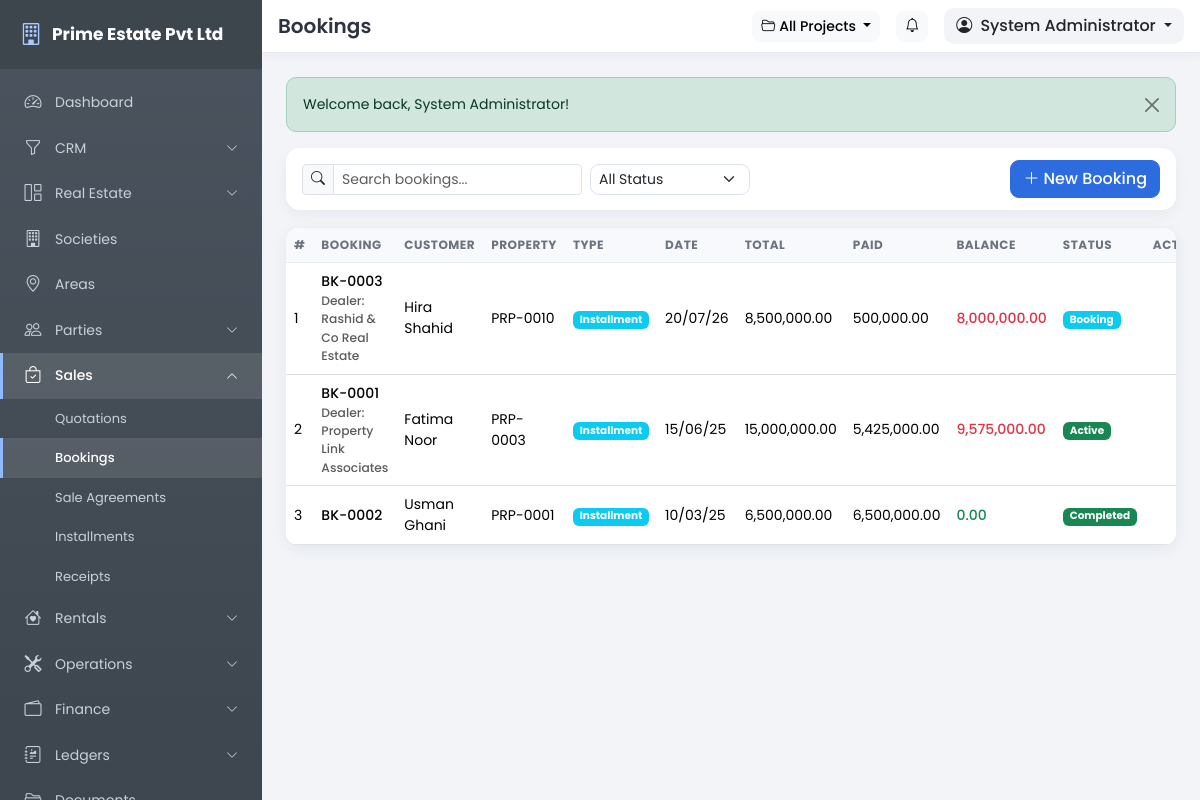
Page /pages/bookings.php (signed in) on the committed database.
### tables this page shows
CREATE TABLE IF NOT EXISTS users (
  id INT UNSIGNED NOT NULL AUTO_INCREMENT,
  role_id INT UNSIGNED NOT NULL,
  branch_id INT UNSIGNED DEFAULT NULL,
  username VARCHAR(80) NOT NULL,
  password VARCHAR(255) NOT NULL,
  full_name VARCHAR(150) NOT NULL,
  email VARCHAR(120) DEFAULT NULL,
  phone VARCHAR(40) DEFAULT NULL,
  photo VARCHAR(255) DEFAULT NULL,
  status TINYINT(1) NOT NULL DEFAULT 1,
  last_login DATETIME DEFAULT NULL,
  remember_token VARCHAR(64) DEFAULT NULL,
  created_date DATE NOT NULL,
  created_time TIME NOT NULL,
  updated_date DATE NOT NULL,
  updated_time TIME NOT NULL,
  PRIMARY KEY (id),
  UNIQUE KEY uq_users_username (username),
  KEY idx_users_role (role_id),
  CONSTRAINT fk_users_role FOREIGN KEY (role_id) REFERENCES roles (id) ON DELETE CASCADE
);

CREATE TABLE IF NOT EXISTS bookings (
  id INT UNSIGNED NOT NULL AUTO_INCREMENT,
  booking_no VARCHAR(40) NOT NULL,
  quotation_id INT UNSIGNED DEFAULT NULL,
  property_id INT UNSIGNED NOT NULL,
  customer_id INT UNSIGNED NOT NULL,
  dealer_id INT UNSIGNED DEFAULT NULL,
  booking_date DATE NOT NULL,
  sale_type ENUM('cash','installment','cash_installment') NOT NULL DEFAULT 'installment',
  total_price DECIMAL(14,2) NOT NULL DEFAULT 0.00,
  discount DECIMAL(12,2) NOT NULL DEFAULT 0.00,
  token_amount DECIMAL(12,2) NOT NULL DEFAULT 0.00,
  booking_amount DECIMAL(12,2) NOT NULL DEFAULT 0.00,
  possession_charges DECIMAL(12,2) NOT NULL DEFAULT 0.00,
  transfer_charges DECIMAL(12,2) NOT NULL DEFAULT 0.00,
  installment_plan ENUM('monthly','quarterly','half_yearly','yearly','lump_sum') NOT NULL DEFAULT 'monthly',
  installment_years INT NOT NULL DEFAULT 1,
  installment_months INT NOT NULL DEFAULT 12,
  status ENUM('booking','active','completed','cancelled') NOT NULL DEFAULT 'booking',
  created_date DATE NOT NULL,
  created_time TIME NOT NULL,
  updated_date DATE NOT NULL,
  updated_time TIME NOT NULL,
  PRIMARY KEY (id),
  UNIQUE KEY uq_booking_no (booking_no),
  KEY idx_book_property (property_id),
  KEY idx_book_customer (customer_id),
  CONSTRAINT fk_book_property FOREIGN KEY (property_id) REFERENCES properties (id) ON DELETE CASCADE,
  CONSTRAINT fk_book_customer FOREIGN KEY (customer_id) REFERENCES customers (id) ON DELETE CASCADE
);

CREATE TABLE IF NOT EXISTS dealers (
  id INT UNSIGNED NOT NULL AUTO_INCREMENT,
  dealer_no VARCHAR(40) NOT NULL,
  full_name VARCHAR(180) NOT NULL,
  cnic VARCHAR(40) DEFAULT NULL,
  phone VARCHAR(40) DEFAULT NULL,
  whatsapp VARCHAR(40) DEFAULT NULL,
  email VARCHAR(120) DEFAULT NULL,
  address VARCHAR(255) DEFAULT NULL,
  dealer_type ENUM('dealer','agent') NOT NULL DEFAULT 'dealer',
  commission_rate DECIMAL(6,2) NOT NULL DEFAULT 0.00,
  status TINYINT(1) NOT NULL DEFAULT 1,
  created_date DATE NOT NULL,
  created_time TIME NOT NULL,
  updated_date DATE NOT NULL,
  updated_time TIME NOT NULL,
  PRIMARY KEY (id),
  UNIQUE KEY uq_dealers_no (dealer_no)
);

CREATE TABLE IF NOT EXISTS customers (
  id INT UNSIGNED NOT NULL AUTO_INCREMENT,
  customer_no VARCHAR(40) NOT NULL,
  full_name VARCHAR(180) NOT NULL,
  cnic VARCHAR(40) DEFAULT NULL,
  passport_no VARCHAR(60) DEFAULT NULL,
  phone VARCHAR(40) DEFAULT NULL,
  whatsapp VARCHAR(40) DEFAULT NULL,
  email VARCHAR(120) DEFAULT NULL,
  address VARCHAR(255) DEFAULT NULL,
  city_id INT UNSIGNED DEFAULT NULL,
  nominee_name VARCHAR(180) DEFAULT NULL,
  nominee_cnic VARCHAR(40) DEFAULT NULL,
  nominee_relation VARCHAR(60) DEFAULT NULL,
  photo VARCHAR(255) DEFAULT NULL,
  status TINYINT(1) NOT NULL DEFAULT 1,
  created_date DATE NOT NULL,
  created_time TIME NOT NULL,
  updated_date DATE NOT NULL,
  updated_time TIME NOT NULL,
  PRIMARY KEY (id),
  UNIQUE KEY uq_customers_no (customer_no),
  KEY idx_customers_city (city_id)
);

CREATE TABLE IF NOT EXISTS properties (
  id INT UNSIGNED NOT NULL AUTO_INCREMENT,
  property_no VARCHAR(40) NOT NULL,
  file_no VARCHAR(60) DEFAULT NULL,
  plot_no VARCHAR(60) DEFAULT NULL,
  house_no VARCHAR(60) DEFAULT NULL,
  apartment_no VARCHAR(60) DEFAULT NULL,
  office_no VARCHAR(60) DEFAULT NULL,
  shop_no VARCHAR(60) DEFAULT NULL,
  warehouse_no VARCHAR(60) DEFAULT NULL,
  factory_no VARCHAR(60) DEFAULT NULL,
  farm_house_no VARCHAR(60) DEFAULT NULL,
  hall_no VARCHAR(60) DEFAULT NULL,
  project_id INT UNSIGNED DEFAULT NULL,
  block_id INT UNSIGNED DEFAULT NULL,
  road_id INT UNSIGNED DEFAULT NULL,
  street_id INT UNSIGNED DEFAULT NULL,
  property_type_id INT UNSIGNED DEFAULT NULL,
  property_category_id INT UNSIGNED DEFAULT NULL,
  owner_id INT UNSIGNED DEFAULT NULL,
  customer_id INT UNSIGNED DEFAULT NULL,
  size_value DECIMAL(10,2) NOT NULL DEFAULT 0.00,
  size_unit ENUM('marla','kanal','sqft','sqy') NOT NULL DEFAULT 'marla',
  status ENUM('available','booked','reserved','sold','transferred','rental','occupied','vacant') NOT NULL DEFAULT 'available',
  corner TINYINT(1) NOT NULL DEFAULT 0,
  main_boulevard TINYINT(1) NOT NULL DEFAULT 0,
  park_facing TINYINT(1) NOT NULL DEFAULT 0,
  sale_price DECIMAL(14,2) NOT NULL DEFAULT 0.00,
  rent_amount DECIMAL(12,2) NOT NULL DEFAULT 0.00,
  extra_charges DECIMAL(12,2) NOT NULL DEFAULT 0.00,
  possession_status ENUM('pending','in_progress','completed') NOT NULL DEFAULT 'pending',
  possession_date DATE DEFAULT NULL,
  description TEXT DEFAULT NULL,
  created_date DATE NOT NULL,
  created_time TIME NOT NULL,
  updated_date DATE NOT NULL,
  updated_time TIME NOT NULL,
  PRIMARY KEY (id),
  UNIQUE KEY uq_properties_no (property_no),
  KEY idx_prop_project (project_id),
  KEY idx_prop_type (property_type_id),
  KEY idx_prop_status (status),
  CONSTRAINT fk_prop_project FOREIGN KEY (project_id) REFERENCES projects (id) ON DELETE SET NULL,
  CONSTRAINT fk_prop_block FOREIGN KEY (block_id) REFERENCES blocks (id) ON DELETE SET NULL,
  CONSTRAINT fk_prop_type FOREIGN KEY (property_type_id) REFERENCES property_types (id) ON DELETE SET NULL,
  CONSTRAINT fk_prop_cat FOREIGN KEY (property_category_id) REFERENCES property_categories (id) ON DELETE SET NULL,
  CONSTRAINT fk_prop_owner FOREIGN KEY (owner_id) REFERENCES owners (id) ON DELETE SET NULL,
  CONSTRAINT fk_prop_customer FOREIGN KEY (customer_id) REFERENCES customers (id) ON DELETE SET NULL
);

### includes/config.php (called while the page is built, shortened)
<?php
function setting($key, $default = '') {
    static $cache = null;
    global $mysqli;
    if ($cache === null) {
        $cache = [];
        if (isset($mysqli)) {
            $rows = db_all("SELECT setting_key, setting_value FROM settings");
            foreach ($rows as $r) {
                $cache[$r['setting_key']] = $r['setting_value'];
            }
        }
    }
    return isset($cache[$key]) && $cache[$key] !== '' ? $cache[$key] : $default;
}

### includes/auth.php (called while the page is built, shortened)
<?php
require_once __DIR__ . '/functions.php';
if (is_logged_in()) {
    $timeout = (int)setting('session_timeout', 60) * 60;
    $user = db_get("SELECT u.*, r.name AS role_name, r.is_super_admin
                    FROM users u
                    JOIN roles r ON r.id = u.role_id
                    WHERE u.id = ?", [$_SESSION['user_id']]);
    if ($user) {
        $user['perms'] = [];
        $rows = db_all("SELECT p.slug FROM role_permissions rp
                        JOIN permissions p ON p.id = rp.permission_id
                        WHERE rp.role_id = ?", [$user['role_id']]);
        foreach ($rows as $r) {
            $user['perms'][] = $r['slug'];
        }
    }
}

### pages/bookings.php (the view, shortened to what this page needs)
<?php
require_once '../includes/auth.php';
$title = 'Bookings';
$canEdit = has_permission('sales.manage');
$status = $_GET['status'] ?? '';
$records = db_all("SELECT b.*, c.full_name AS customer_name, p.property_no, d.full_name AS dealer_name,
                   (SELECT COALESCE(SUM(amount),0) FROM receipts r WHERE r.booking_id = b.id) AS total_paid
                   FROM bookings b
                   JOIN customers c ON c.id = b.customer_id
                   JOIN properties p ON p.id = b.property_id
                   LEFT JOIN dealers d ON d.id = b.dealer_id
                   WHERE (? = '' OR b.status = ?)
                   ORDER BY b.booking_date DESC", [$status, $status]);
include '../includes/header.php';
?>
<div class="toolbar d-flex flex-wrap align-items-center gap-2">
    <div class="input-group input-group-sm" style="max-width:280px">
        <span class="input-group-text"><i class="bi bi-search"></i></span>
        <input type="text" class="form-control table-search" data-table="#dataTable" placeholder="Search bookings...">
    </div>
    <select class="form-select form-select-sm" style="max-width:160px" onchange="location.href='?status='+this.value">
        <option value="">All Status</option>
    </select>
    <?php if ($canEdit): ?>
    <a class="btn btn-primary ms-auto" href="booking_form.php"><i class="bi bi-plus-lg me-1"></i>New Booking</a>
    <?php endif; ?>
</div>
<div class="card">
    <div class="card-body p-0">
        <div class="table-responsive">
            <table class="table table-hover mb-0" id="dataTable">
                <thead><tr><th style="width:50px">#</th><th>Booking</th><th>Customer</th><th>Property</th><th>Type</th><th>Date</th><th>Total</th><th>Paid</th><th>Balance</th><th>Status</th><th class="text-end">Actions</th></tr></thead>
                <tbody>
                <?php foreach ($records as $i => $r): ?>
                    <?php $paid = (float)$r['total_paid']; $total = (float)$r['total_price']; ?>
                    <tr>
                        <td><?= $i + 1 ?></td>
                        <td class="fw-medium"><?= e($r['booking_no']) ?><?= $r['dealer_name'] ? '<div class="small text-muted">Dealer: ' . e($r['dealer_name']) . '</div>' : '' ?></td>
                        <td><?= e($r['customer_name']) ?></td>
                        <td><?= e($r['property_no']) ?></td>
                        <td><?php $stb = ['cash' => 'success', 'installment' => 'info', 'cash_installment' => 'warning'][$r['sale_type']] ?? 'secondary'; ?><span class="badge bg-<?= $stb ?>"><?= e(ucfirst(str_replace('_', ' ', $r['sale_type']))) ?></span></td>
                        <td><?= fmt_date($r['booking_date']) ?></td>
                        <td><?= fmt_money($total) ?></td>
                        <td><?= fmt_money($paid) ?></td>
                        <td><span class="fw-medium <?= ($total - $paid) > 0 ? 'text-danger' : 'text-success' ?>"><?= fmt_money($total - $paid) ?></span></td>
                        <td><?= status_badge($r['status']) ?></td>
                        <td class="text-end">
                        </td>
                    </tr>
                <?php endforeach; ?>
                </tbody>
            </table>
        </div>
    </div>
</div>
<?php include '../includes/footer.php'; ?>

### includes/header.php (shortened to what this page needs)
<?php
$company = setting('company_name', APP_NAME);
$activeProject = active_project();
$activeProjectName = $activeProject ? $activeProject['name'] : 'All Projects';
?>
<!DOCTYPE html>
<html lang="en">
<head>
<link href="https://cdn.jsdelivr.net/npm/bootstrap@5.3.3/dist/css/bootstrap.min.css" rel="stylesheet">
<link href="https://cdn.jsdelivr.net/npm/bootstrap-icons@1.11.3/font/bootstrap-icons.min.css" rel="stylesheet">
<link href="<?= BASE_URL ?>/assets/css/style.css" rel="stylesheet">
</head>
<body>
<aside class="sidebar" id="appSidebar">
    <div class="sidebar-brand">
        <a class="brand-link" href="<?= BASE_URL ?>/index.php">
            <i class="bi bi-building"></i>
            <span><?= e($company) ?></span>
        </a>
    </div>
    <?php include __DIR__ . '/sidebar.php'; ?>
</aside>
<div class="main-area">
    <header class="topbar">
        <div class="d-flex align-items-center gap-3 px-3 py-2">
            <h5 class="mb-0 fw-semibold d-none d-sm-block"><?= e($title) ?></h5>
            <div class="ms-auto d-flex align-items-center gap-3">
                <div class="dropdown">
                    <button class="btn btn-light btn-sm dropdown-toggle" type="button" data-bs-toggle="dropdown" aria-expanded="false" title="Active Project">
                        <i class="bi bi-folder2-open me-1"></i><?= e($activeProjectName) ?>
                    </button>
                </div>
                <a href="<?= BASE_URL ?>/pages/notifications.php" class="btn btn-light btn-sm position-relative" title="Notifications">
                    <i class="bi bi-bell"></i>
                </a>
                <div class="dropdown user-drop">
                    <button class="btn dropdown-toggle" type="button" data-bs-toggle="dropdown" aria-expanded="false">
                        <i class="bi bi-person-circle me-1"></i>
                        <?= e($user['full_name'] ?? 'User') ?>
                    </button>
                </div>
            </div>
        </div>
    </header>
    <div class="page-content">
        <?= get_flash() ?>

### includes/functions.php (shortened to what this page needs)
<?php
require_once __DIR__ . '/database.php';
function db_prepare($sql, $params = []) {
    global $mysqli;
    $stmt = $mysqli->prepare($sql);
    if ($params) {
        $types = '';
        foreach ($params as $p) {
            $types .= is_int($p) ? 'i' : (is_double($p) ? 'd' : 's');
        }
        $stmt->bind_param($types, ...$params);
    }
    $stmt->execute();
    return $stmt;
}
function db_all($sql, $params = []) {
    $stmt = db_prepare($sql, $params);
    $res = $stmt->get_result();
    return $res ? $res->fetch_all(MYSQLI_ASSOC) : [];
}
function db_get($sql, $params = []) {
    $stmt = db_prepare($sql, $params);
    $res = $stmt->get_result();
    return $res ? $res->fetch_assoc() : null;
}
function h($s) {
    return htmlspecialchars((string)$s, ENT_QUOTES, 'UTF-8');
}
function e($s) {
    return htmlspecialchars((string)$s, ENT_QUOTES, 'UTF-8');
}
function get_flash() {
    $out = '';
    foreach ($_SESSION['flash'] as $f) {
        $out .= '<div class="alert alert-' . e($f['type']) . ' alert-dismissible fade show" role="alert">'
              . e($f['msg'])
              . '<button type="button" class="btn-close" data-bs-dismiss="alert" aria-label="Close"></button></div>';
    }
    return $out;
}
function active_project_id() {
    return (int)($_SESSION['active_project_id'] ?? 0);
}
function active_project() {
    $id = active_project_id();
    return $id ? db_get("SELECT * FROM projects WHERE id = ? AND status = 1", [$id]) : null;
}
function has_permission($slug) {
    global $user;
    if (!empty($user['is_super_admin'])) {
        return true;
    }
    return in_array($slug, $user['perms'], true);
}
function fmt_money($n) {
    return number_format((float)$n, 2);
}
function fmt_date($d) {
    return $d && $d !== '0000-00-00' ? date('d/m/y', strtotime($d)) : '-';
}
function status_badge($status) {
    $map = [
        'available' => 'success', 'booked' => 'info', 'reserved' => 'warning',
        'sold' => 'secondary', 'transferred' => 'dark', 'rental' => 'primary',
        'occupied' => 'danger', 'vacant' => 'light',
        'pending' => 'warning', 'partial' => 'info', 'paid' => 'success',
        'overdue' => 'danger', 'waived' => 'secondary',
        'active' => 'success', 'expired' => 'secondary', 'terminated' => 'danger',
        'vacated' => 'dark', 'renewed' => 'info', 'new' => 'primary', 'contacted' => 'info',
        'qualified' => 'success', 'proposal' => 'warning', 'follow_up' => 'secondary',
        'converted' => 'success', 'lost' => 'danger', 'open' => 'warning', 'in_progress' => 'info',
        'completed' => 'success', 'cancelled' => 'danger', 'draft' => 'secondary',
        'sent' => 'info', 'accepted' => 'success', 'rejected' => 'danger',
        'signed' => 'success', 'registered' => 'primary', 'booking' => 'info',
        'cleared' => 'success', 'scheduled' => 'primary',
    ];
    $cls = $map[$status] ?? 'secondary';
    return '<span class="badge bg-' . $cls . '">' . h(ucfirst(str_replace('_', ' ', $status))) . '</span>';
}

### rows in the picture
users: full_name "System Administrator"
bookings: booking_no "BK-0003", dealer.full_name "Rashid & Co Real Estate", customer.full_name "Hira Shahid", property.property_no "PRP-0010", sale_type "Installment", booking_date "20/07/26", total_price "8,500,000.00", paid "500,000.00", paid "8,000,000.00", status "Booking"
bookings: booking_no "BK-0001", dealer.full_name "Property Link Associates", customer.full_name "Fatima Noor", property.property_no "PRP-0003", sale_type "Installment", booking_date "15/06/25", total_price "15,000,000.00", paid "5,425,000.00", paid "9,575,000.00", status "Active"
bookings: booking_no "BK-0002", customer.full_name "Usman Ghani", property.property_no "PRP-0001", sale_type "Installment", booking_date "10/03/25", total_price "6,500,000.00", paid "6,500,000.00", paid "0.00", status "Completed"

### other values in the picture
$company "Prime Estate Pvt Ltd"
$title "Bookings"
$activeProjectName "All Projects"
$f['msg'] "Welcome back, System Administrator!"
